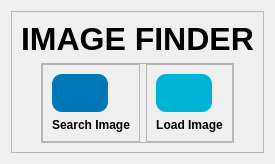
      <widget class="QWidget" name="HomePage">
       <layout class="QVBoxLayout" name="verticalLayout_5">
        <item>
         <widget class="QFrame" name="frame_9">
          <property name="sizePolicy">
           <sizepolicy hsizetype="Preferred" vsizetype="Fixed">
            <horstretch>0</horstretch>
            <verstretch>0</verstretch>
           </sizepolicy>
          </property>
          <property name="frameShape">
           <enum>QFrame::StyledPanel</enum>
          </property>
          <property name="frameShadow">
           <enum>QFrame::Raised</enum>
          </property>
          <layout class="QVBoxLayout" name="verticalLayout_6">
           <item alignment="Qt::AlignHCenter|Qt::AlignBottom">
            <widget class="QLabel" name="label_2">
             <property name="font">
              <font>
               <pointsize>24</pointsize>
               <weight>75</weight>
               <bold>true</bold>
              </font>
             </property>
             <property name="mouseTracking">
              <bool>false</bool>
             </property>
             <property name="styleSheet">
              <string notr="true">background-image: url(:/UI_ICONS/images/icons/logo.png)</string>
             </property>
             <property name="text">
              <string>IMAGE FINDER</string>
             </property>
            </widget>
           </item>
           <item alignment="Qt::AlignHCenter|Qt::AlignVCenter">
            <widget class="QFrame" name="frame_4">
             <property name="styleSheet">
              <string notr="true"/>
             </property>
             <property name="frameShape">
              <enum>QFrame::StyledPanel</enum>
             </property>
             <property name="frameShadow">
              <enum>QFrame::Raised</enum>
             </property>
             <layout class="QGridLayout" name="gridLayout">
              <property name="leftMargin">
               <number>0</number>
              </property>
              <property name="topMargin">
               <number>0</number>
              </property>
              <property name="rightMargin">
               <number>0</number>
              </property>
              <property name="bottomMargin">
               <number>0</number>
              </property>
              <item row="0" column="1" alignment="Qt::AlignLeft|Qt::AlignBottom">
               <widget class="QFrame" name="frame_6">
                <property name="styleSheet">
                 <string notr="true">QPushButton{
	background-color:#00B4D8;
	padding: 12px;
	border-radius: 10px;
}
QPushButton::hover{
	background-color:rgb(0, 157, 188);
}

QPushButton::pressed{
	background-color:rgb(6, 9, 198);
}

</string>
                </property>
                <property name="frameShape">
                 <enum>QFrame::StyledPanel</enum>
                </property>
                <property name="frameShadow">
                 <enum>QFrame::Raised</enum>
                </property>
                <layout class="QVBoxLayout" name="verticalLayout_2">
                 <item alignment="Qt::AlignBottom">
                  <widget class="QPushButton" name="pushButton_4">
                   <property name="sizePolicy">
                    <sizepolicy hsizetype="Fixed" vsizetype="Fixed">
                     <horstretch>0</horstretch>
                     <verstretch>0</verstretch>
                    </sizepolicy>
                   </property>
                   <property name="autoFillBackground">
                    <bool>false</bool>
                   </property>
                   <property name="text">
                    <string/>
                   </property>
                   <property name="icon">
                    <iconset resource="resources.qrc">
                     <normaloff>:/UI_ICONS/images/icons/upload.png</normaloff>:/UI_ICONS/images/icons/upload.png</iconset>
                   </property>
                   <property name="iconSize">
                    <size>
                     <width>96</width>
                     <height>96</height>
                    </size>
                   </property>
                   <property name="shortcut">
                    <string>2</string>
                   </property>
                  </widget>
                 </item>
                 <item>
                  <widget class="QLabel" name="label_4">
                   <property name="font">
                    <font>
                     <pointsize>9</pointsize>
                     <weight>75</weight>
                     <bold>true</bold>
                    </font>
                   </property>
                   <property name="text">
                    <string>Load Image</string>
                   </property>
                   <property name="alignment">
                    <set>Qt::AlignCenter</set>
                   </property>
                  </widget>
                 </item>
                </layout>
               </widget>
              </item>
              <item row="0" column="0" alignment="Qt::AlignRight|Qt::AlignBottom">
               <widget class="QFrame" name="frame_5">
                <property name="styleSheet">
                 <string notr="true">QPushButton{
	background-color: rgb(0, 119, 182);
	padding: 12px;
	border-radius: 10px;
}
QPushButton::hover{
	background-color: rgb(0, 106, 159);
}

QPushButton::pressed{
	background-color:rgb(6, 9, 198);
}

</string>
                </property>
                <property name="frameShape">
                 <enum>QFrame::StyledPanel</enum>
                </property>
                <property name="frameShadow">
                 <enum>QFrame::Raised</enum>
                </property>
                <layout class="QVBoxLayout" name="verticalLayout_7">
                 <item>
                  <widget class="QPushButton" name="pushButton_3">
                   <property name="sizePolicy">
                    <sizepolicy hsizetype="Fixed" vsizetype="Fixed">
                     <horstretch>0</horstretch>
                     <verstretch>0</verstretch>
                    </sizepolicy>
                   </property>
                   <property name="autoFillBackground">
                    <bool>false</bool>
                   </property>
                   <property name="text">
                    <string/>
                   </property>
                   <property name="icon">
                    <iconset resource="resources.qrc">
                     <normaloff>:/UI_ICONS/images/icons/search.png</normaloff>:/UI_ICONS/images/icons/search.png</iconset>
                   </property>
                   <property name="iconSize">
                    <size>
                     <width>96</width>
                     <height>96</height>
                    </size>
                   </property>
                   <property name="shortcut">
                    <string>1</string>
                   </property>
                  </widget>
                 </item>
                 <item>
                  <widget class="QLabel" name="label_3">
                   <property name="font">
                    <font>
                     <pointsize>9</pointsize>
                     <weight>75</weight>
                     <bold>true</bold>
                    </font>
                   </property>
                   <property name="text">
                    <string>Search Image</string>
                   </property>
                   <property name="alignment">
                    <set>Qt::AlignCenter</set>
                   </property>
                  </widget>
                 </item>
                </layout>
               </widget>
              </item>
             </layout>
            </widget>
           </item>
          </layout>
         </widget>
        </item>
       </layout>
      </widget>
